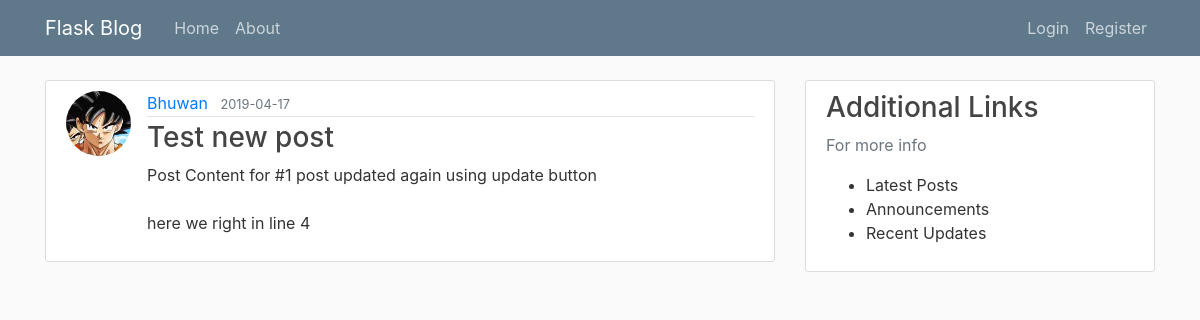
/post/1, run on the app's committed database.
### flask_blog/models.py (models this page shows, shortened)
class Post(db.Model):
    id = db.Column(db.Integer, primary_key=True)
    title = db.Column(db.String(100), nullable=False)
    date_posted = db.Column(db.DateTime, nullable=False,
                            default=datetime.utcnow())
    content = db.Column(db.Text, nullable=False)
    user_id = db.Column(db.Integer, db.ForeignKey('user.id'), nullable=False)

class User(db.Model, UserMixin):
    id = db.Column(db.Integer, primary_key=True)
    username = db.Column(db.String(20), unique=True, nullable=False)
    email = db.Column(db.String(120), unique=True, nullable=False)
    image_file = db.Column(db.String(20), nullable=False,
                           default='default.jpg')
    password = db.Column(db.String(60), nullable=False)
    posts = db.relationship('Post', backref='author', lazy=True)

### flask_blog/routes.py (the view)
@app.route('/post/<int:post_id>')
def post(post_id):
    post = Post.query.get_or_404(post_id)
    return render_template('post.html', title='Post', posts=[post])

### flask_blog/templates/post.html (shortened to what this page needs)
{% extends "layout.html" %}
{% block content %}
{% for post in posts %}
<article class="media content-section">
    <img class="rounded-circle article-img"
        src="{{ url_for('static', filename='profilepics/' + post.author.image_file) }}">
    <div class="media-body">
        <div class="article-metadata">
            <a class="mr-2"
                href="{{url_for('user_posts', username=post.author.username)}}">{{ post.author.username }}</a>
            <small class="text-muted">{{ post.date_posted.strftime('%Y-%m-%d') }}</small>
        </div>
        <h3><a class="article-title" href="#">{{ post.title }}</a></h3>
        <p class="article-content">{{ post.content }}</p>
    </div>
</article>
{% endfor%}
{% endblock content %}

### flask_blog/static/main.css (style rules this page uses)
body { background: #fafafa; color: #333333; margin-top: 5rem; }
h1, h2, h3, h4, h5, h6 { color: #444444; }
.content-section { background: #ffffff; padding: 10px 20px; border: 1px solid #dddddd; border-radius: 3px; margin-bottom: 20px; }
.article-title { color: #444444; }
.article-content { white-space: pre-line; }
.article-img { height: 65px; width: 65px; margin-right: 16px; }
.article-metadata { padding-bottom: 1px; margin-bottom: 4px; border-bottom: 1px solid #e3e3e3 }

### data on the page
Post: image_file (picture), author.username "Bhuwan", date_posted "2019-04-17", title "Test new post", content "Post Content for #1 post updated again using update button here we right in line 4"
